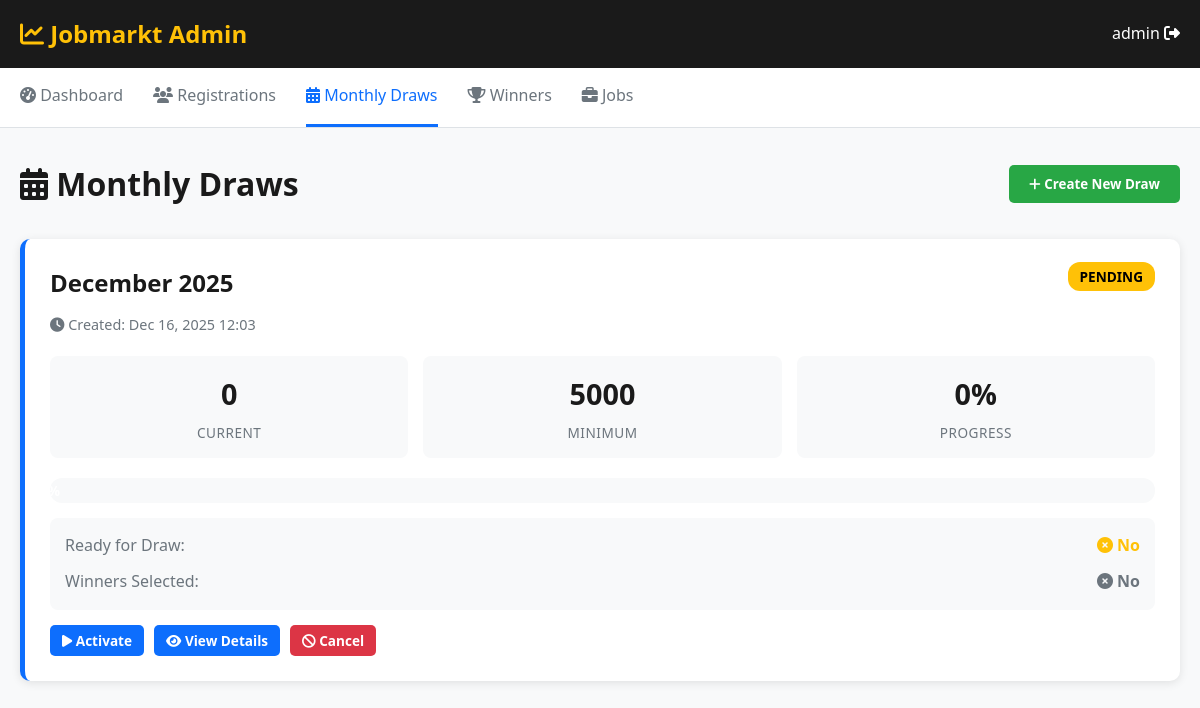
Page /admin-monthly-draws/ (signed in) on the committed database.
### registrations/models.py (models this page shows, shortened)
class MonthlyDraw(models.Model):
    STATUS_CHOICES = [
        ('pending', 'Pending'),
        ('active', 'Active'),
        ('completed', 'Completed'),
        ('cancelled', 'Cancelled'),
    ]
    draw_month = models.DateField(unique=True)
    minimum_participants = models.IntegerField(default=5000)
    current_participants = models.IntegerField(default=0)
    status = models.CharField(max_length=20, choices=STATUS_CHOICES, default='pending')
    winners_selected = models.BooleanField(default=False)
    created_date = models.DateTimeField(auto_now_add=True)
    class Meta:
        ordering = ['-draw_month']
    @property
    def is_ready_for_draw(self):
        return self.current_participants >= self.minimum_participants and self.status == 'active'

### registrations/admin_views.py (the view)
# urls.py: path('admin-monthly-draws/', admin_views.admin_monthly_draws, name='admin_monthly_draws'),
@login_required
@user_passes_test(is_staff_user)
def admin_monthly_draws(request):
    draws = MonthlyDraw.objects.order_by('-draw_month')
    context = {
        'draws': draws,
        'page_title': 'Monthly Draws',
    }
    return render(request, 'registrations/admin_monthly_draws.html', context)

### registrations/admin_views.py (called while the page is built)
def is_staff_user(user):
    return user.is_staff or user.is_superuser

### templates/registrations/admin_monthly_draws.html (shortened to what this page needs)
<!DOCTYPE html>
<html lang="en">
<head>
    <link rel="stylesheet" href="https://cdnjs.cloudflare.com/ajax/libs/font-awesome/6.4.0/css/all.min.css">
</head>
<body>
    <header class="admin-header">
        <div class="header-container">
            <div class="logo">
                <i class="fas fa-chart-line"></i> Jobmarkt Admin
            </div>
            <div class="user-info">
                <span>{{ user.username }}</span>
                <a href="/user/logout/" style="color: white; text-decoration: none;">
                    <i class="fas fa-sign-out-alt"></i>
                </a>
            </div>
        </div>
    </header>
    <nav class="admin-nav">
        <div class="nav-container">
            <a href="/admin-dashboard/" class="nav-link">
                <i class="fas fa-tachometer-alt"></i> Dashboard
            </a>
            <a href="/admin-registrations/" class="nav-link">
                <i class="fas fa-users"></i> Registrations
            </a>
            <a href="/admin-monthly-draws/" class="nav-link active">
                <i class="fas fa-calendar-alt"></i> Monthly Draws
            </a>
            <a href="/admin-winners/" class="nav-link">
                <i class="fas fa-trophy"></i> Winners
            </a>
            <a href="/admin-jobs/" class="nav-link">
                <i class="fas fa-briefcase"></i> Jobs
            </a>
        </div>
    </nav>
    <main class="admin-main">
        <div class="page-header">
            <h1 class="page-title">
                <i class="fas fa-calendar-alt"></i> {{ page_title }}
            </h1>
            <button class="btn btn-success" onclick="alert('Create draw feature coming soon!')">
                <i class="fas fa-plus"></i> Create New Draw
            </button>
        </div>
        <div class="draws-grid">
            {% if draws %}
                {% for draw in draws %}
                    <div class="draw-card {{ draw.status }}">
                        <div class="draw-header">
                            <div>
                                <h2 class="draw-title">{{ draw.draw_month|date:"F Y" }}</h2>
                                <div class="draw-date">
                                    <i class="fas fa-clock"></i>
                                    Created: {{ draw.created_date|date:"M d, Y H:i" }}
                                </div>
                            </div>
                            <div>
                                <span class="badge badge-{{ draw.status }}">
                                    {{ draw.get_status_display }}
                                </span>
                            </div>
                        </div>
                        <div class="draw-stats">
                            <div class="stat-item">
                                <div class="stat-value">{{ draw.current_participants }}</div>
                                <div class="stat-label">Current</div>
                            </div>
                            <div class="stat-item">
                                <div class="stat-value">{{ draw.minimum_participants }}</div>
                                <div class="stat-label">Minimum</div>
                            </div>
                            <div class="stat-item">
                                <div class="stat-value">
                                    {% if draw.minimum_participants > 0 %}
                                        {% widthratio draw.current_participants draw.minimum_participants 100 %}%
                                    {% else %}
                                        0%
                                    {% endif %}
                                </div>
                                <div class="stat-label">Progress</div>
                            </div>
                        </div>
                        <div class="progress-container">
                        </div>
                        <div style="margin: 15px 0; padding: 15px; background: var(--light); border-radius: 8px;">
                            <div style="display: grid; gap: 10px;">
                                <div style="display: flex; justify-content: space-between;">
                                    <span style="color: var(--gray);">Ready for Draw:</span>
                                    <strong style="color: {% if draw.is_ready_for_draw %}var(--secondary){% else %}var(--accent){% endif %};">
                                        {% if draw.is_ready_for_draw %}
                                            <i class="fas fa-check-circle"></i> Yes
                                        {% else %}
                                            <i class="fas fa-times-circle"></i> No
                                        {% endif %}
                                    </strong>
                                </div>
                                <div style="display: flex; justify-content: space-between;">
                                    <span style="color: var(--gray);">Winners Selected:</span>
                                    <strong style="color: {% if draw.winners_selected %}var(--secondary){% else %}var(--gray){% endif %};">
                                        {% if draw.winners_selected %}
                                            <i class="fas fa-check-circle"></i> Yes
                                        {% else %}
                                            <i class="fas fa-times-circle"></i> No
                                        {% endif %}
                                    </strong>
                                </div>
                            </div>
                        </div>
                        <div class="draw-actions">
                            {% if draw.status == 'pending' %}
                                <button class="btn btn-sm" onclick="alert('Activate draw feature coming soon!')">
                                    <i class="fas fa-play"></i> Activate
                                </button>
                            {% endif %}
                            <button class="btn btn-sm" onclick="alert('View details feature coming soon!')">
                                <i class="fas fa-eye"></i> View Details
                            </button>
                            {% if draw.status != 'completed' and draw.status != 'cancelled' %}
                                <button class="btn btn-sm" style="background-color: #dc3545;" onclick="confirm('Cancel this draw?') && alert('Cancel feature coming soon!')">
                                    <i class="fas fa-ban"></i> Cancel
                                </button>
                            {% endif %}
                        </div>
                    </div>
                {% endfor %}
            {% endif %}
        </div>
    </main>
</body>
</html>

### templates/registrations/admin_monthly_draws.html (style rules this page uses)
:root { --primary: #0d6efd; --secondary: #28a745; --accent: #ffc107; --dark: #1a1a1a; --gray: #6c757d; --light: #f8f9fa; --border: #dee2e6; }
* { margin: 0; padding: 0; box-sizing: border-box; font-family: 'Segoe UI', Tahoma, Geneva, Verdana, sans-serif; }
body { background-color: var(--light); color: var(--dark); line-height: 1.6; }
.admin-header { background-color: var(--dark); color: white; padding: 15px 0; box-shadow: 0 2px 10px rgba(0,0,0,0.1); }
.header-container { max-width: 1400px; margin: 0 auto; padding: 0 20px; display: flex; justify-content: space-between; align-items: center; }
.logo { font-size: 1.5rem; font-weight: bold; color: var(--accent); }
.admin-nav { background-color: white; border-bottom: 1px solid var(--border); padding: 0 20px; }
.nav-container { max-width: 1400px; margin: 0 auto; display: flex; gap: 30px; }
.nav-link { display: block; padding: 15px 0; color: var(--gray); text-decoration: none; border-bottom: 3px solid transparent; transition: all 0.3s; }
.nav-link:hover, .nav-link.active { color: var(--primary); border-bottom-color: var(--primary); }
.admin-main { max-width: 1400px; margin: 0 auto; padding: 30px 20px; }
.page-header { display: flex; justify-content: space-between; align-items: center; margin-bottom: 30px; }
.page-title { font-size: 2rem; color: var(--dark); margin: 0; }
.btn { display: inline-block; padding: 10px 20px; background-color: var(--primary); color: white; text-decoration: none; border-radius: 5px; font-weight: 600; transition: all 0.3s; border: none; cursor: pointer; }
.btn-success { background-color: var(--secondary); }
.draws-grid { display: grid; gap: 20px; }
.draw-card { background: white; padding: 25px; border-radius: 10px; box-shadow: 0 2px 10px rgba(0,0,0,0.1); border-left: 5px solid var(--primary); transition: all 0.3s; }
.draw-header { display: flex; justify-content: space-between; align-items: start; margin-bottom: 20px; }
.draw-title { font-size: 1.5rem; color: var(--dark); margin: 0 0 10px 0; }
.draw-date { color: var(--gray); font-size: 0.9rem; }
.badge { padding: 5px 12px; border-radius: 12px; font-size: 0.85rem; font-weight: 600; text-transform: uppercase; }
.badge-pending { background-color: #ffc107; color: #000; }
.draw-stats { display: grid; grid-template-columns: repeat(3, 1fr); gap: 15px; margin-bottom: 20px; }
.stat-item { background: var(--light); padding: 15px; border-radius: 8px; text-align: center; }
.stat-value { font-size: 1.8rem; font-weight: bold; color: var(--dark); }
.stat-label { font-size: 0.85rem; color: var(--gray); text-transform: uppercase; letter-spacing: 0.5px; margin-top: 5px; }
.progress-container { background-color: var(--light); height: 25px; border-radius: 12px; overflow: hidden; margin: 15px 0; }
.draw-actions { display: flex; gap: 10px; margin-top: 15px; }
.btn-sm { padding: 6px 12px; font-size: 0.85rem; }

### rows in the picture
MonthlyDraw: draw_month "December 2025", created_date "Dec 16, 2025 12:03", status "PENDING", current_participants "0", minimum_participants "5000", current_participants+minimum_participants "0", shows "No", winners_selected False (drawn), shows "Activate", shows "Cancel"

### other values in the picture
{{ user.username }} "admin"
{{ page_title }} "Monthly Draws"
